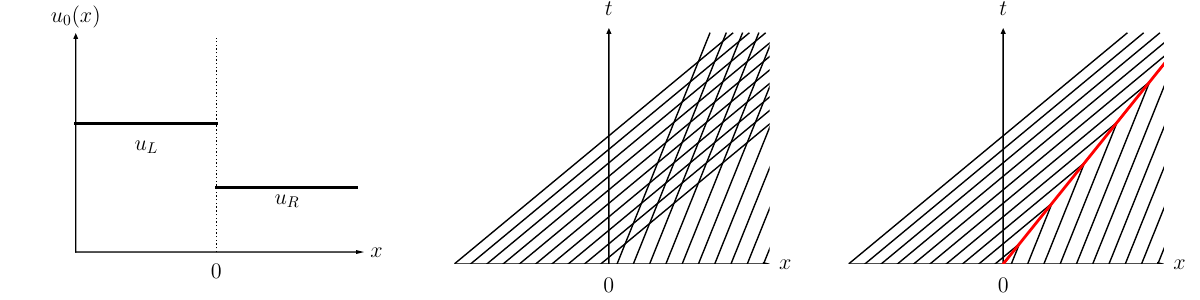

Generate this figure with Python:
#!/usr/bin/env python3

#-----------------------------------------------------------------
# Create a plot for the Riemann IVP
#-----------------------------------------------------------------


import numpy as np
from matplotlib import pyplot as plt
import matplotlib

params = {
    'axes.labelsize': 12,
    'axes.titlesize': 14,
    'font.size': 16,
    'font.family': 'serif',
    'font.serif': 'DejaVu Sans',
    'legend.fontsize': 12,
    'xtick.labelsize': 10,
    'ytick.labelsize': 10,
    'text.usetex': True,
    'figure.subplot.left'    : 0.05,
    'figure.subplot.right'   : 0.97,
    'figure.subplot.bottom'  : 0.12,
    'figure.subplot.top'     : 0.92,
    'figure.subplot.wspace'  : 0.25,
    'figure.subplot.hspace'  : 0.25,
    'figure.dpi' : 200,
    'lines.markersize' : 6,
    'lines.linewidth' : 2.
}

matplotlib.rcParams.update(params)

arrowkwargs = {
        "head_width": 0.10,
        "linewidth": 1,
        "facecolor": 'k',
        }

fig = plt.figure(figsize=(12, 3))


UL = 6
UR = 3

xmin = 0
xmax = 10
xmid = 0.5 * (xmax + xmin)
ymin = 0
ymax = 10

def plot_riemann_problem(ax):
    ax.plot([xmid, xmid], [ymin, ymax], 'k', ls=":", lw=1)
    # x axis
    ax.arrow(xmin, ymin, xmax-xmin, 0, **arrowkwargs)
    # t axis
    ax.arrow(xmin, ymin, 0, ymax, **arrowkwargs)

    # U_L
    ax.plot([xmin, xmid], [UL, UL], "k")

    # U_R
    ax.plot([xmid, xmax], [UR, UR], "k")

    ax.axis("off")
    # origin
    ax.text(5, -1, r"0", 
        verticalalignment="center",
        horizontalalignment='center',)
    # x label
    ax.text(10.7, 0.0, r"$x$", 
        verticalalignment="center",
        horizontalalignment='center',)
    # t label
    ax.text(0, 11, r"$u_0(x)$",
        verticalalignment="center",
        horizontalalignment='center',)

    ax.text(2.5, 5, r"$u_L$", 
        horizontalalignment='center',
        verticalalignment="center",)
    ax.text(7.5, 2.5, r"$u_R$", 
        horizontalalignment='center',
        verticalalignment="center", )


def plot_characteristics(ax):
    # x axis
    ax.arrow(0, 0, 10, 0, **arrowkwargs)
    # t axis
    ax.arrow(xmid, ymin, 0, ymax-ymin, **arrowkwargs)

    # factor 1.5: for aesthetic reasons only.
    scale = 0.1
    UL_use = UL * 1.5 * scale
    UR_use = UR * scale

    def characteristic(x, a, t):
        return x + a*t

    x = np.linspace(0, 10, 20)
    a = np.ones(x.shape) * UL_use
    a[x > xmid] = UR_use

    for i in range(x.shape[0]):
        ax.plot([x[i], characteristic(x[i], a[i], ymax)], [ymin, ymax], c="k", lw=1)

    ax.set_xlim(xmin, xmax*1.02)
    ax.set_ylim(ymin, ymax*1.04)

    ax.axis("off")
    # origin
    ax.text(5, -1, r"0", 
        verticalalignment="center",
        horizontalalignment='center',)
    # x label
    ax.text(10.7, 0.0, r"$x$", 
        verticalalignment="center",
        horizontalalignment='center',)
    # t label
    ax.text(xmid, 11, r"$t$",
        verticalalignment="center",
        horizontalalignment='center',)




def plot_shock(ax):
    # x axis
    ax.arrow(0, 0, 10, 0, **arrowkwargs)
    # t axis
    ax.arrow(xmid, ymin, 0, ymax-ymin, **arrowkwargs)

    # factor 1.5: for aesthetic reasons only.
    scale = 0.1
    UL_use = UL * 1.5 * scale
    UR_use = UR * scale

    # shock speed
    S = 0.5 * (UL_use**2 - UR_use**2) / (UL_use - UR_use)

    def shock(x0, t):
        return x0 + S * t

    def characteristic(x, a, t):
        return x + a*t
    
    def characteristic_intersection_time(x0, xS, a, S, tmax):
        #  if x0 < xS:
        t_intersect = (xS - x0) / (a - S)
        if t_intersect > tmax:
            return tmax
        else:
            return t_intersect

        #  else:


    x = np.linspace(0, 10, 20)
    a = np.ones(x.shape) * UL_use
    a[x > xmid] = UR_use

    for i in range(x.shape[0]):
        t = characteristic_intersection_time(x[i], xmid, a[i], S, ymax)
        ax.plot([x[i], characteristic(x[i], a[i], t)], [ymin, t], c="k", lw=1)

    ax.plot([xmid, shock(xmid, ymax)], [ymin, ymax], c='r', lw=2, zorder=50)

    ax.set_xlim(xmin, xmax*1.02)
    ax.set_ylim(ymin, ymax*1.04)

    ax.axis("off")
    # origin
    ax.text(5, -1, r"0", 
        verticalalignment="center",
        horizontalalignment='center',)
    # x label
    ax.text(10.7, 0.0, r"$x$", 
        verticalalignment="center",
        horizontalalignment='center',)
    # t label
    ax.text(xmid, 11, r"$t$",
        verticalalignment="center",
        horizontalalignment='center',)




ax1 = fig.add_subplot(131)
plot_riemann_problem(ax1)

ax2 = fig.add_subplot(132)
plot_characteristics(ax2)

ax3 = fig.add_subplot(133)
plot_shock(ax3)

#  plt.show()
plt.savefig("burgers_riemann_shock.pdf")

